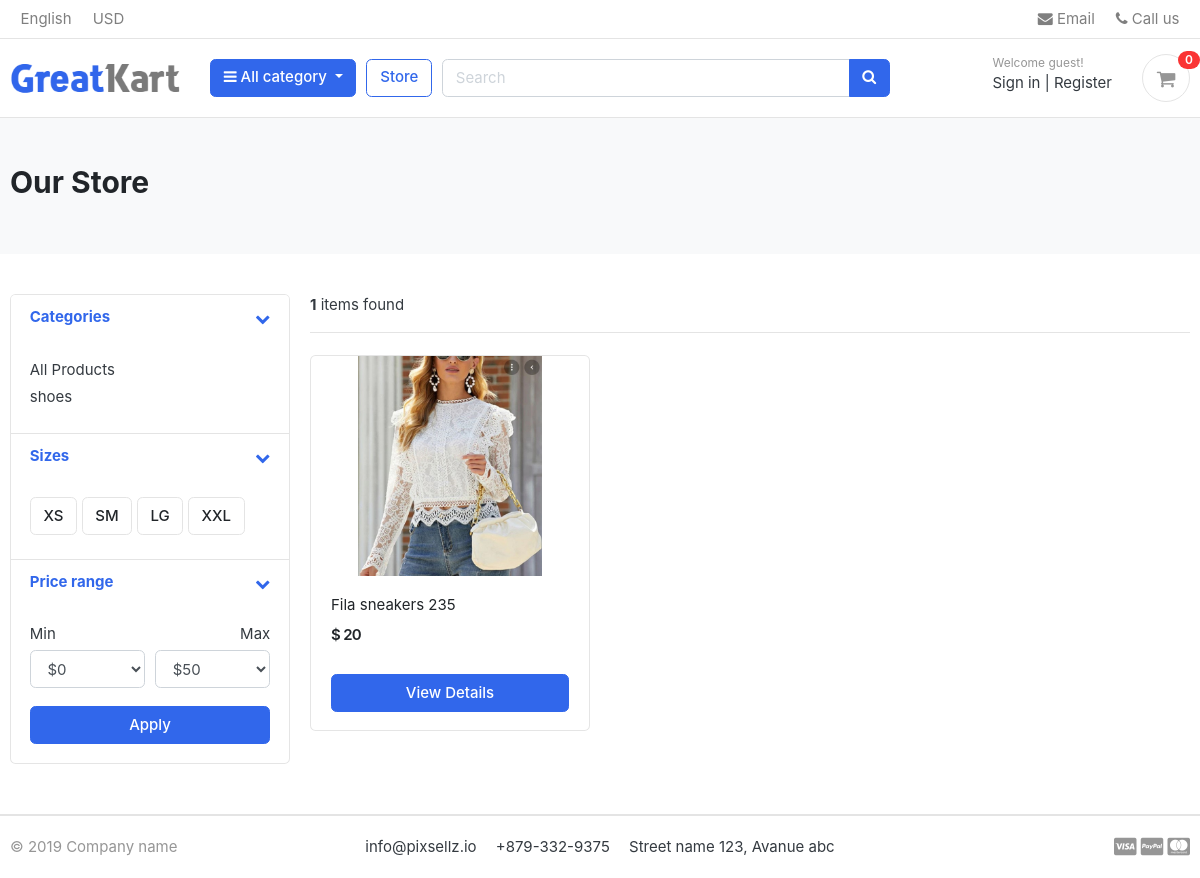
/store/, run on the app's committed database.
### category/models.py (models this page shows, shortened)
class Category(models.Model):
    category_name = models.CharField(max_length=50, unique=True)
    slug = models.SlugField(max_length=100, unique=True)
    description = models.TextField(max_length=255, blank=True)
    cat_image = models.ImageField(upload_to='photos/categories', blank=True)
    class Meta:
        verbose_name = 'category'
        verbose_name_plural = 'categories'
    def get_url(self):
            return reverse('products_by_category', args=[self.slug])

### store/models.py (models this page shows, shortened)
class Product(models.Model):
    product_name    = models.CharField(max_length=200, unique=True)
    slug            = models.SlugField(max_length=200, unique=True)
    description     = models.TextField(max_length=500, blank=True)
    price           = models.IntegerField()
    images          = models.ImageField(upload_to='photos/products')
    stock           = models.IntegerField()
    is_available    = models.BooleanField(default=True)
    category        = models.ForeignKey(Category, on_delete=models.CASCADE)
    created_date    = models.DateTimeField(auto_now_add=True)
    modified_date   = models.DateTimeField(auto_now=True)
    def get_url(self):
        return reverse('product_detail', args=[self.category.slug, self.slug])

### store/views.py (the view)
# urls.py: path('store/', include('store.urls')),
def store(request, category_slug=None):
    categories = None
    products = None
    if category_slug != None:
        categories = get_object_or_404(Category, slug=category_slug)
        products = Product.objects.filter(category=categories, is_available=True)
        paginator = Paginator(products, 1)
        page = request.GET.get('page')
        paged_products = paginator.get_page(page)
        product_count = products.count()
    else:
        products = Product.objects.all().filter(is_available=True).order_by('id')
        paginator = Paginator(products, 3)
        page = request.GET.get('page')
        paged_products = paginator.get_page(page)
        product_count = products.count()
    context = {
        'products': paged_products,
        'product_count': product_count,
    }
    return render(request, 'store/store.html', context)

### carts/context_processors.py (called while the page is built)
def counter(request):
    cart_count = 0
    if 'admin' in request.path:
        return {}
    else:
        try:
            cart = Cart.objects.filter(cart_id=_cart_id(request))
            if request.user.is_authenticated:
                cart_items = CartItem.objects.all().filter(user=request.user)
            else:
                cart_items = CartItem.objects.all().filter(cart=cart[:1])
            for cart_item in cart_items:
                cart_count += cart_item.quantity
        except Cart.DoesNotExist:
            cart_count = 0
    return dict(cart_count=cart_count)

### carts/views.py (called while the page is built)
def _cart_id(request):
    cart = request.session.session_key
    if not cart:
        cart = request.session.create()
    return cart

### category/context_processors.py (called while the page is built)
def menu_links(request):
    links = Category.objects.all()
    return dict(links=links)

### templates/store/store.html (shortened to what this page needs)
{% extends 'base.html' %}
{% load static %}
{% block content %}
<section class="section-pagetop bg">
<div class="container">
	{% if 'search' in request.path %}
		<h2 class="title-page">Search Result</h2>
	{% else %}
		<h2 class="title-page">Our Store</h2>
	{% endif %}
</div>
</section>
<section class="section-content padding-y">
<div class="container">
<div class="row">
	<aside class="col-md-3">
<div class="card">
	<article class="filter-group">
		<header class="card-header">
			<a href="#" data-toggle="collapse" data-target="#collapse_1" aria-expanded="true" class="">
				<i class="icon-control fa fa-chevron-down"></i>
				<h6 class="title">Categories</h6>
			</a>
		</header>
		<div class="filter-content collapse show" id="collapse_1" style="">
			<div class="card-body">
				<ul class="list-menu">
					<li><a href="{% url 'store' %}">All Products  </a></li>
					{% for category in links %}
				<li><a href="{{ category.get_url }}">{{ category.category_name }}  </a></li>
					{% endfor %}
				</ul>
			</div>
		</div>
	</article>
	<article class="filter-group">
		<header class="card-header">
			<a href="#" data-toggle="collapse" data-target="#collapse_4" aria-expanded="true" class="">
				<i class="icon-control fa fa-chevron-down"></i>
				<h6 class="title">Sizes </h6>
			</a>
		</header>
		<div class="filter-content collapse show" id="collapse_4" style="">
			<div class="card-body">
			  <label class="checkbox-btn">
			    <span class="btn btn-light"> XS </span>
			  </label>
			  <label class="checkbox-btn">
			    <span class="btn btn-light"> SM </span>
			  </label>
			  <label class="checkbox-btn">
			    <span class="btn btn-light"> LG </span>
			  </label>
			  <label class="checkbox-btn">
			    <span class="btn btn-light"> XXL </span>
			  </label>
		</div>
		</div>
	</article>
	<article class="filter-group">
		<header class="card-header">
			<a href="#" data-toggle="collapse" data-target="#collapse_3" aria-expanded="true" class="">
				<i class="icon-control fa fa-chevron-down"></i>
				<h6 class="title">Price range </h6>
			</a>
		</header>
		<div class="filter-content collapse show" id="collapse_3" style="">
			<div class="card-body">
				<div class="form-row">
				<div class="form-group col-md-6">
				  <label>Min</label>
				  	<select class="mr-2 form-control">
						<option value="0">$0</option>
					</select>
				</div>
				<div class="form-group text-right col-md-6">
				  <label>Max</label>
				  	<select class="mr-2 form-control">
						<option value="50">$50</option>
					</select>
				</div>
				</div>
				<button class="btn btn-block btn-primary">Apply</button>
			</div>
		</div>
	</article>
</div>
	</aside>
	<main class="col-md-9">
<header class="border-bottom mb-4 pb-3">
		<div class="form-inline">
			<span class="mr-md-auto"><b>{{ product_count }}</b> items found </span>
		</div>
</header>
<div class="row">
	{% if products %}
	{% for product in products %}
	<div class="col-md-4">
		<figure class="card card-product-grid">
			<div class="img-wrap">
				<a href="{{ product.get_url }}"><img src="{{ product.images.url }}"></a>
			</div>
			<figcaption class="info-wrap">
				<div class="fix-height">
					<a href="{{ product.get_url }}" class="title">{{ product.product_name }}</a>
					<div class="price-wrap mt-2">
						<span class="price">$ {{ product.price }}</span>
					</div>
				</div>
				<a href="{{ product.get_url }}" class="btn btn-block btn-primary">View Details </a>
			</figcaption>
		</figure>
	</div>
	{% endfor %}
	{% else %}
	<div>
		<h2>No result found. Please try again.</h2>
	</div>
	{% endif %}
</div>
	</main>
</div>
</div>
</section>
{% endblock %}

### static/css/ui.css (style rules this page uses)
html { font-family: "Inter", sans-serif; font-size: 15px; }
.img-wrap { text-align: center; display: block; }
.img-wrap img { max-width: 100%; }
.price-wrap { letter-spacing: -0.7px; }
.padding-y { padding-top: 40px; padding-bottom: 40px; }
figure { margin-bottom: 0; }
article:after, .form-group:after { display: block; clear: both; content: ""; }
.bg { background-color: #f8f9fa; }
.title-page { color: #212529; }
.btn-light { background-color: #fff; border-color: #e4e4e4; }
[class*=list-] li:after { visibility: hidden; display: block; content: ""; overflow: hidden; height: 0; clear: both; }
.list-menu { list-style: none; margin: 0; padding-left: 0; }
.list-menu li { margin-bottom: 5px; }
.list-menu a { color: #343a40; }
[class*=card-product] a.title { color: #212529; display: block; }
[class*=card-product] .img-wrap { overflow: hidden; position: relative; }
[class*=card-product] .img-wrap img { height: 100%; max-width: 100%; width: auto; display: inline-block; -o-object-fit: cover; object-fit: cover; }
.card-product-grid { margin-bottom: 20px; }
.card-product-grid .img-wrap { border-radius: 0.2rem 0.2rem 0 0; height: 220px; }
.card-product-grid .info-wrap { overflow: hidden; padding: 18px 20px; }
.card-product-grid .fix-height { height: 80px; overflow: hidden; }
.card .img-wrap { overflow: hidden; }
.price { font-weight: 600; color: #212529; }
.icon-control { margin-top: 5px; float: right; font-size: 80%; }
.card-header .title { margin-bottom: 0; line-height: 1.5; }
.filter-group { border-bottom: 1px solid #e4e4e4; }
.filter-group .card-header { border-bottom: 0; }
.filter-group:last-child { border-bottom: 0; }
.checkbox-btn { position: relative; }
.section-pagetop { padding: 45px 0; }

### data on the page
Category: category_name "shoes"
Product: images (picture), product_name "Fila sneakers 235", price "20"

### other printed values
{{ cart_count }} "0"
{{ product_count }} "1"
